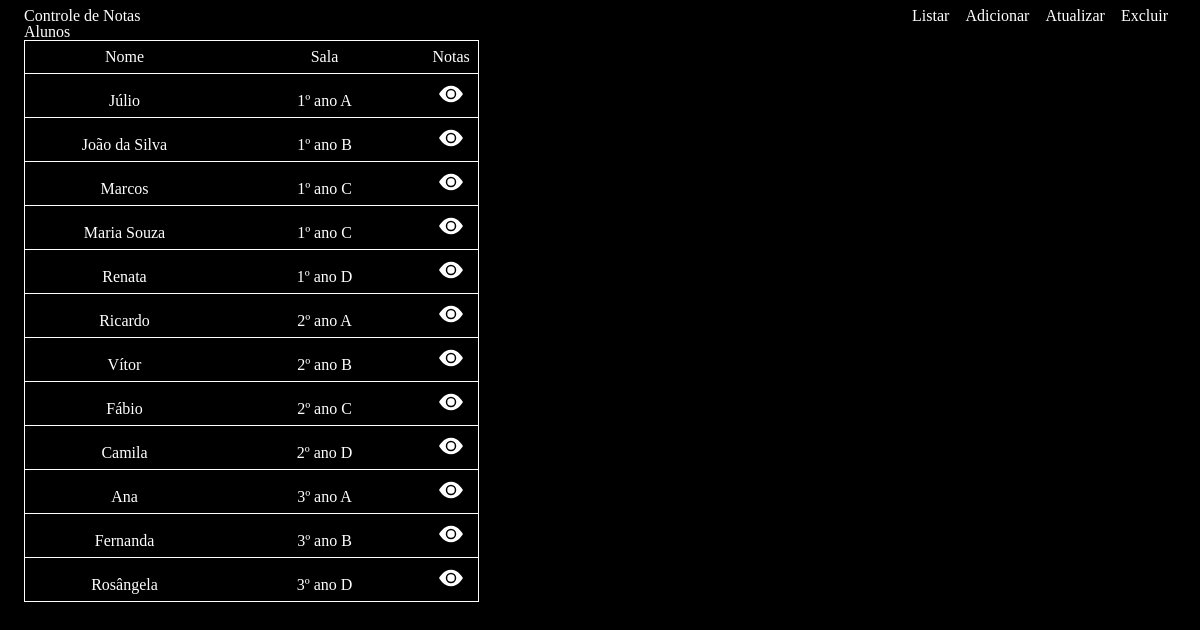
Before: / with the older database file.
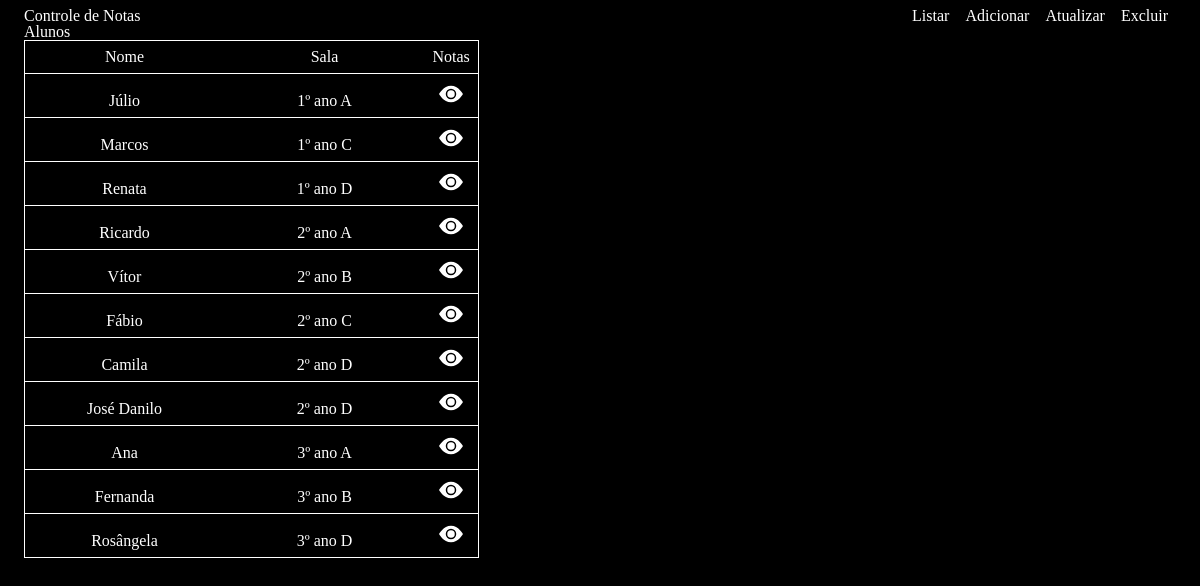
After: the same page with the newer database file.
### tables this page shows
CREATE TABLE alunos (
    id_aluno INTEGER PRIMARY KEY AUTOINCREMENT,
    nome TEXT NOT NULL,
    id_sala INTEGER,
    FOREIGN KEY (id_sala) REFERENCES salas(id_sala) ON DELETE SET NULL
);

CREATE TABLE salas (
    id_sala INTEGER PRIMARY KEY AUTOINCREMENT,
    nome TEXT NOT NULL UNIQUE
);

### app.py (the view)
@app.route("/")
def index():
    alunos = query_db(
        """
        SELECT
            alunos.id_aluno,
            alunos.nome,
            salas.nome AS nome_sala -- Cria um alias
        FROM alunos
        -- Une alunos.id_sala a salas.id_sala
        JOIN salas ON alunos.id_sala = salas.id_sala
        ORDER BY salas.nome;"""
    )
    return render_template("index.html", alunos=alunos)

### app.py (called while the page is built)
def get_db():
    db = getattr(g, "_database", None)
    if db is None:
        db = g._database = sqlite3.connect(DATABASE)
        db.row_factory = sqlite3.Row
        db.execute("PRAGMA foreign_keys = ON;")
    return db

@app.teardown_appcontext
def close_connection(exception):
    db = getattr(g, "_database", None)
    if db is not None:
        db.close()

def query_db(query, args=(), one=False):
    cur = get_db().execute(query, args)
    rv = cur.fetchall()
    cur.close()
    return (rv[0] if rv else None) if one else rv

### templates/index.html (shortened to what this page needs)
<!DOCTYPE html>
<html lang="pt-BR">
  <head>
    <link rel="stylesheet" href="/static/css/reset.css" />
    <link rel="stylesheet" href="/static/css/fonts.css" />
    <link rel="stylesheet" href="/static/css/global.css" />
    <link rel="stylesheet" href="/static/css/pages/index.css" />
  </head>
  <body>
    <div id="div-top-bar">
      <h1>Controle de Notas</h1>
    </div>
    <h2>Alunos</h2>
    <table id="table-listagem-alunos">
      <colgroup>
        <col span="1" style="visibility: collapse" />
        <col span="1" />
        <col span="1" />
        <col span="1" />
      </colgroup>
      <thead>
        <tr>
          <th>Nome</th>
          <th>Sala</th>
          <th>Notas</th>
        </tr>
      </thead>
      <tbody>
        {% for aluno in alunos %}
        <tr>
          <td>{{ aluno.nome }}</td>
          <td>{{ aluno.nome_sala }}</td>
          <td>
            <button>
            </button>
          </td>
        </tr>
        {% endfor %}
      </tbody>
    </table>
  </body>
</html>

### static/css/global.css (style rules this page uses)
* { margin: 0; box-sizing: border-box; }
body { background-color: black; color: white; padding: 0.5rem 1.5rem; }
button:has(svg) { background-color: transparent; border: none; padding: 0; margin: 0; color: white; width: fit-content; height: fit-content; }
#div-top-bar { display: flex; justify-content: space-between; }

### static/css/pages/index.css (style rules this page uses)
table { border: 1px solid white; width: fit-content; border-collapse: collapse; }
tr { border-bottom: 1px solid white; }
th, td { padding: 0.5rem; }
th { width: auto; }
#table-listagem-alunos th:nth-child(2), #table-listagem-alunos td:nth-child(2), #table-listagem-alunos th:nth-child(3), #table-listagem-alunos td:nth-child(3) { text-align: center; }
#table-listagem-alunos th:nth-child(2), #table-listagem-alunos th:nth-child(3) { width: 200px; }
#table-listagem-alunos td:last-child { display: inline-flex; justify-content: center; align-items: center; width: 100%; }

Changed rows visible on the page:
removed alunos: nome "Maria Souza", nome_sala "1º ano C"
changed alunos: nome "João da Silva" → "José Danilo"; nome_sala "1º ano B" → "2º ano D"; moves down the list
